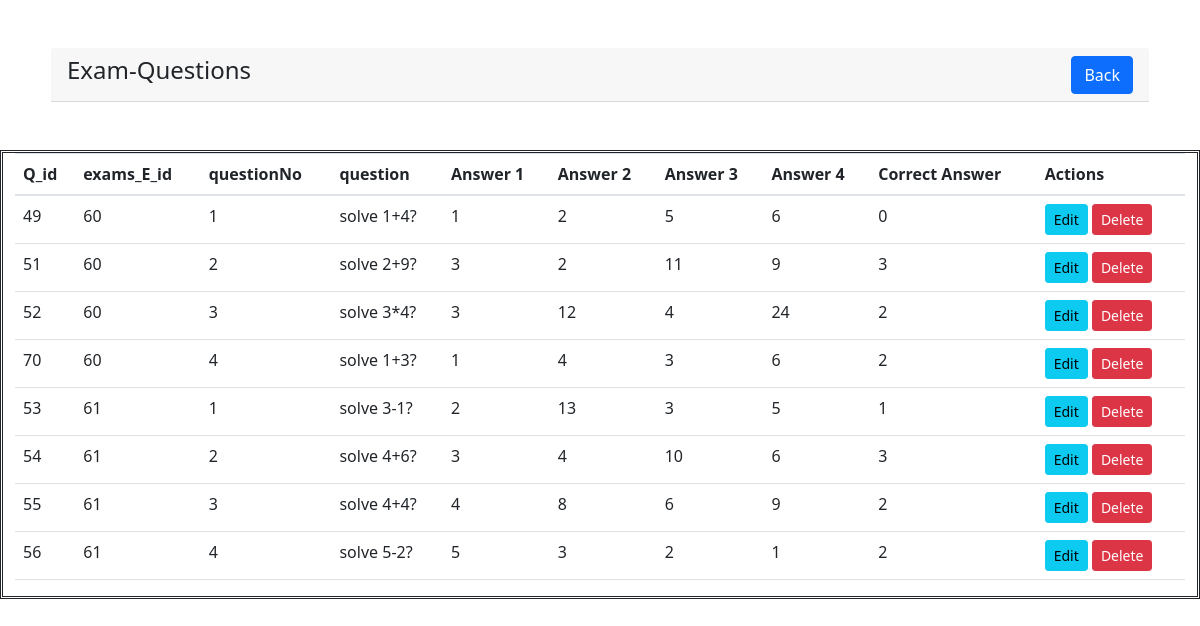
The page /View_questions.php?userId=2 on the database its author committed.
### tables this page shows
CREATE TABLE `questions` (
  `Q_id` int(11) NOT NULL,
  `exams_E_id` int(11) DEFAULT NULL,
  `questionNo` int(11) NOT NULL,
  `question` varchar(1000) NOT NULL,
  `answer1` int(11) NOT NULL,
  `answer2` int(11) NOT NULL,
  `answer3` int(11) NOT NULL,
  `answer4` int(11) NOT NULL,
  `correctAnswer` int(11) NOT NULL
);

### View_questions.php (the view, shortened to what this page needs)
<?php
require 'database.php';
if (isset ($_GET['userId']))
{
$user_id=$_GET['userId'];
}
$sql = "SELECT Q_id, exams_E_id, questionNo, question, answer1, answer2, answer3, answer4, correctAnswer,users_user_id FROM questions JOIN exams ON exams_E_id=E_id WHERE users_user_id=$user_id";
$result = $conn->query($sql);
$arr_questions = [];
if ($result->num_rows > 0) {
    $arr_questions= $result->fetch_all(MYSQLI_ASSOC);
}
?>
<!DOCTYPE html>
<html lang="en">
<head>
    <link rel="stylesheet" type="text/css" href="https://cdn.datatables.net/v/dt/dt-1.10.16/datatables.min.css"/>
    <link rel="stylesheet" href="https://maxcdn.bootstrapcdn.com/bootstrap/4.0.0/css/bootstrap.min.css">
</head>
<head>
    <link href="https://cdn.jsdelivr.net/npm/bootstrap@5.1.3/dist/css/bootstrap.min.css" rel="stylesheet">
</head>
<body>
<br>
    <br>
        <div class="row justify-content-center">
            <div class="col-md-11">
           <div class= "justify-content-md-end">
                    <div class="card-header">
                        <h4>Exam-Questions
                            <a href="teacher_exam.php?userId=<?=$user_id;?>" class="btn btn-primary float-end">Back</a>
                        </h4>
                    </div>
          </div>
         </div>
</div>
    <div class="container mt-5">
        <table id="usetTable" class="table">
            <thead>
                                <th>Q_id</th>
                                <th>exams_E_id</th>
                                <th>questionNo</th>
                                <th>question</th>
                                <th>Answer 1</th>
                                <th>Answer 2</th>
                                <th>Answer 3</th>
                                <th>Answer 4</th>
                                <th>Correct Answer</th>
                                <th>Actions</th>
            </thead>
            <tbody>
                <?php if(!empty($arr_questions)) { ?>
                    <?php foreach($arr_questions as $questions) { ?>
                        <tr>
                            <td><?php echo $questions['Q_id']; ?></td>
                            <td><?php echo $questions['exams_E_id']; ?></td>
                            <td><?php echo $questions['questionNo']; ?></td>
                            <td><?php echo $questions['question']; ?></td>
                            <td><?php echo $questions['answer1']; ?></td>
                            <td><?php echo $questions['answer2']; ?></td>
                            <td><?php echo $questions['answer3']; ?></td>
                            <td><?php echo $questions['answer4']; ?></td>
                            <td><?php echo $questions['correctAnswer']; ?></td>
                            <td>
                                <a href="Edit_question.php?id=<?= $questions['Q_id'];?>&userId=<?=$user_id;?>" class="btn btn-info btn-sm">Edit</a>
                                <form action="code.php?userId=<?=$user_id;?>" method="POST" class="d-inline">
                                <button type="submit" name="delete_question" value="<?=$questions['Q_id'];?>" class="btn btn-danger btn-sm">Delete</button>
                                </form>
                           </td>
                        </tr>
                    <?php } ?>
                <?php } ?>
            </tbody>
        </table>
    </div>
</body>
</html>

### View_questions.php (style rules this page uses)
.container { max-width:1220px; border: double; }

### rows shown on the page
questions: Q_id "49", exams_E "60", questionNo "1", question "solve 1+4?", answer1 "1", answer2 "2", answer3 "5", answer4 "6", correctAnswer "0"
questions: Q_id "51", exams_E "60", questionNo "2", question "solve 2+9?", answer1 "3", answer2 "2", answer3 "11", answer4 "9", correctAnswer "3"
questions: Q_id "52", exams_E "60", questionNo "3", question "solve 3*4?", answer1 "3", answer2 "12", answer3 "4", answer4 "24", correctAnswer "2"
questions: Q_id "70", exams_E "60", questionNo "4", question "solve 1+3?", answer1 "1", answer2 "4", answer3 "3", answer4 "6", correctAnswer "2"
questions: Q_id "53", exams_E "61", questionNo "1", question "solve 3-1?", answer1 "2", answer2 "13", answer3 "3", answer4 "5", correctAnswer "1"
questions: Q_id "54", exams_E "61", questionNo "2", question "solve 4+6?", answer1 "3", answer2 "4", answer3 "10", answer4 "6", correctAnswer "3"
questions: Q_id "55", exams_E "61", questionNo "3", question "solve 4+4?", answer1 "4", answer2 "8", answer3 "6", answer4 "9", correctAnswer "2"
questions: Q_id "56", exams_E "61", questionNo "4", question "solve 5-2?", answer1 "5", answer2 "3", answer3 "2", answer4 "1", correctAnswer "2"
